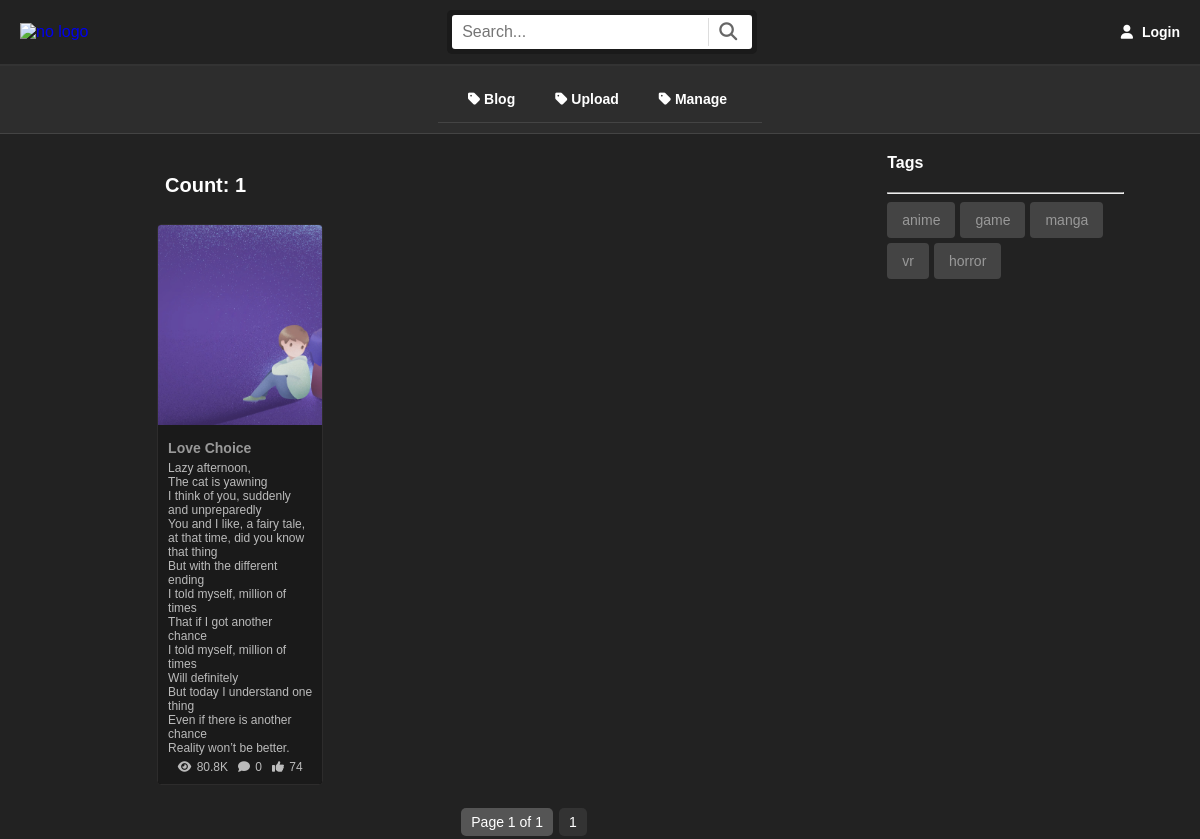
Page /user/1/post/ on the committed database.
### blog/models.py (models this page shows, shortened)
class Post(models.Model):
    author = models.ForeignKey(User, on_delete=models.CASCADE)
    title = models.CharField(max_length=200)
    content = models.CharField(max_length=500)
    image = models.ImageField(upload_to='posts_img')
    updated_at = models.DateTimeField(auto_now=True)

### blog/views.py (the view)
# urls.py: path('user/<int:pk>/post/', UserPostListView.as_view(), name='user_posts')
class UserPostListView(ListView):
    model = Post
    template_name = 'blog/user_posts_list_view.html'
    context_object_name = 'posts'
    paginate_by = 8
    def get_queryset(self):
        user = get_object_or_404(User, pk=self.kwargs.get('pk'))
        return Post.objects.filter(author=user).order_by('-updated_at')

### blog/templates/blog/user_posts_list_view.html (shortened to what this page needs)
{% extends "blog/base.html" %}
{% load static %}
{% block content %}
    <div class="container">
        <p class="page_count">Count: {{ page_obj.paginator.count }}</p>
        <div style="margin-top: 70px;" class="video-grid">
            {% for post in posts %}
                <a href="{% url 'blog:detail' post.pk %}">
                    <div class="thumbnail">
                        <img src="{{ post.image.url }}" alt="thumbnail">
                        <div class="info">
                            <div class="title">{{ post.title }}</div>
                            <div class="content">{{ post.content }}</div>
                            <div class="stats">
                                <span><i class="fas fa-eye"></i> 80.8K</span>
                                <span><i class="fas fa-comment"></i> 0</span>
                                <span><i class="fas fa-thumbs-up"></i> 74</span>
                            </div>
                        </div>
                    </div>
                </a>
            {% endfor %}
        </div>
        <div class="sidebar">
            <div style="margin-bottom: 20px; font-weight: 600;">Tags</div>
            <hr style="color: #333;">
            <div class="tags">
                <button class="tag-btn">anime</button>
                <button class="tag-btn">game</button>
                <button class="tag-btn">manga</button>
                <button class="tag-btn">vr</button>
                <button class="tag-btn">horror</button>
            </div>
        </div>
    </div>
    <div class="page-nav">
        <span class="nav-btn">
            Page {{ page_obj.number }} of {{ page_obj.paginator.num_pages }}
        </span>
        {% for num in page_obj.paginator.page_range %}
            {% if num > page_obj.number|add:"-3" and num < page_obj.number|add:'3' %}
                {% if page_obj.number == num %}
                    <span class="nav-btn active">{{ num }}</span>
                {% else %}
                    <a class="nav-btn" href="?page={{ num }}">{{ num }}</a>
                {% endif %}
            {% endif %}
        {% endfor %}
    </div>
{% endblock %}

### blog/static/blog/css/style.css (style rules this page uses)
a { text-decoration: none; }
.title { --line-clamp: 1; }
.content { --line-clamp: 1; white-space: pre-wrap; word-wrap: break-word; }
body { background: rgb(34, 34, 34); color: #fff; font-family: Arial, sans-serif; margin: 0; padding: 0; }
.container { display: flex; max-width: 1048px; margin: 0 auto; padding: 20px; }
.video-grid { flex: 3; display: grid; grid-template-columns: repeat(4, 1fr); gap: 15px; }
.thumbnail { background: #000; border-radius: 4px; overflow: hidden; position: relative; display: flex; flex-direction: column; border: 1px solid #2d2c2c; }
.thumbnail img { width: 100%; height: 200px; object-fit: cover; }
.thumbnail .info { padding: 10px; font-size: 12px; color: #bbb; background: #1a1a1a; }
.thumbnail .stats { display: flex; justify-content: center; gap: 10px; margin-top: 5px; }
.thumbnail .stats i { font-size: 12px; margin-right: 2px; }
.thumbnail .title { color: #999; font-weight: bold; font-size: 14px; margin: 5px 0; white-space: nowrap; overflow: hidden; text-overflow: ellipsis; }
.sidebar { flex: 1; padding-left: 20px; }
.tags { display: flex; flex-wrap: wrap; gap: 5px; }
.tag-btn { background: #444; border: none; padding: 10px 15px; border-radius: 4px; color: #999; cursor: pointer; font-size: 14px; }
.page-nav { max-width: 1048px; display: flex; justify-content: center; }
.nav-btn { display: inline-block; background: #555; color: #fff; padding: 6px 10px; margin: 3px; text-decoration: none; border-radius: 5px; font-size: 14px; transition: background 0.3s ease-in-out; }
.nav-btn.active { background: #333; }
.page_count { font-weight: 600; font-size: 20px; transform: translateX(89px); }

### rows in the picture
Post: image (picture), title "Love Choice", content "Lazy afternoon, The cat is yawning I think of you, suddenly and unpreparedly You and I like, a fairy tale, at that time, did you know that thing But with the different ending I told myself, million of times That if I got another chance I told myself, million of times Will definitely But today I understand one thing Even if there is another chance Reality won’t be better."

### other values in the picture
{{ page_obj.paginator.count }} "1"
{{ page_obj.number }} "1"
{{ page_obj.paginator.num_pages }} "1"
{{ num }} "1"
